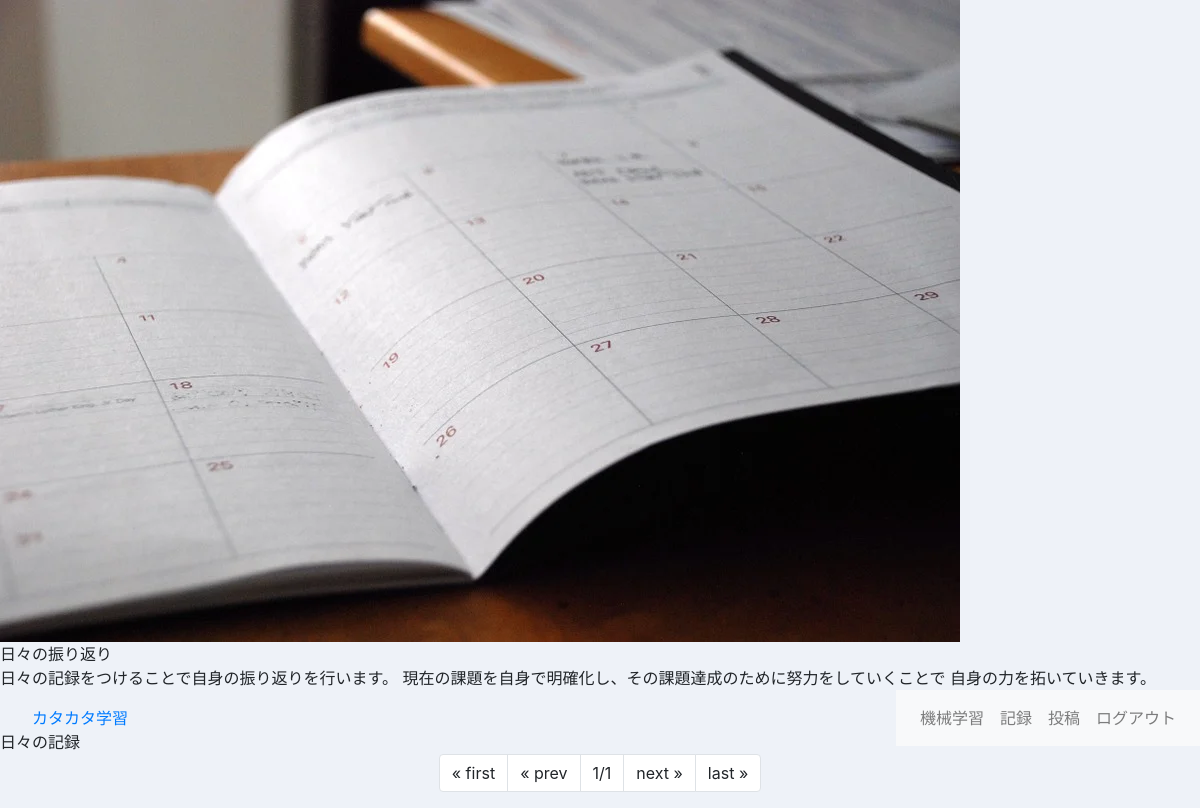
/kata_study/history (signed in), run on an earlier commit of the app's database.
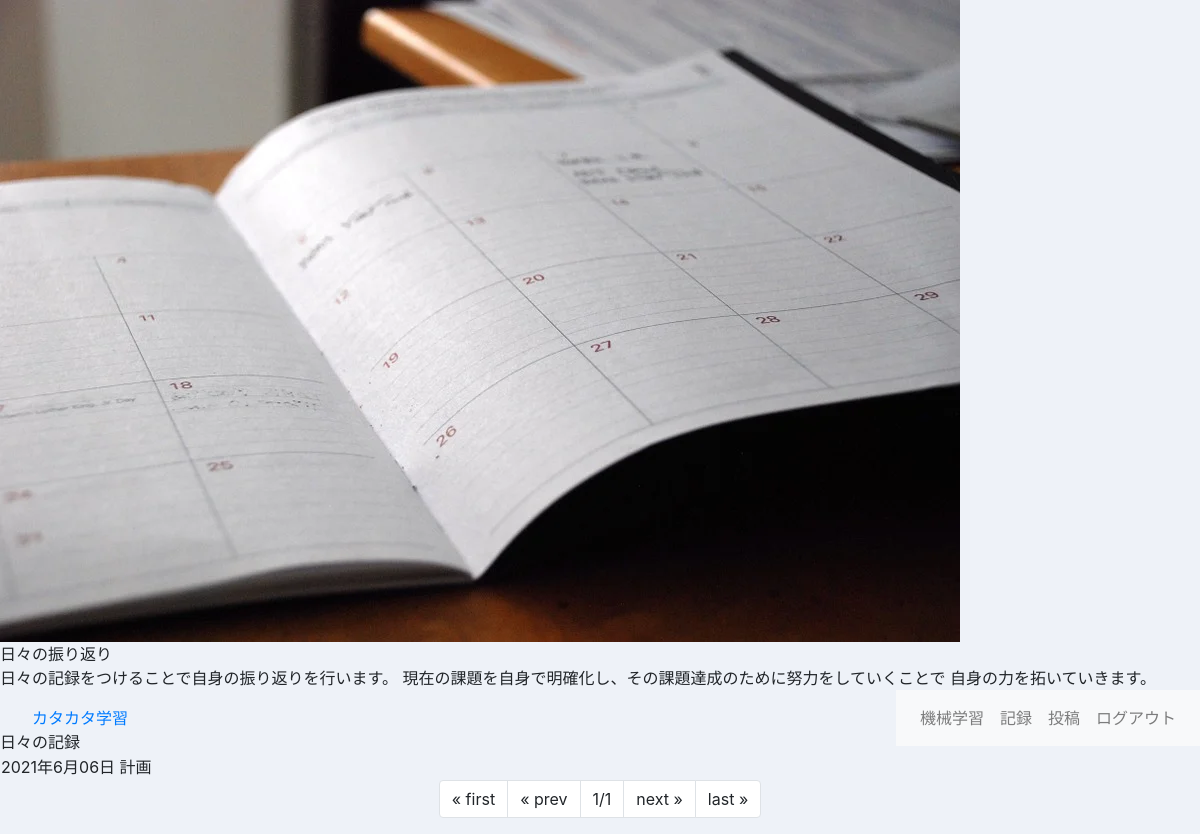
And on a later commit of the database.
### kata_study/models.py (models this page shows)
class Record(models.Model):
    owner = models.ForeignKey(User, on_delete=models.CASCADE)
    plan_text = models.TextField(max_length=1000)
    do_text = models.TextField(max_length=1000, blank=True, null=True)
    check_text = models.TextField(max_length=1000, blank=True, null=True)
    action_text = models.TextField(max_length=1000, blank=True, null=True)
    plan_date = models.DateField(blank=True, null=True)
    do_start = models.DateField(blank=True, null=True)
    do_end = models.DateField(blank=True, null=True)
    check_date = models.DateField(blank=True, null=True)
    action_date = models.DateField(blank=True, null=True)
    pub_date = models.DateTimeField(auto_now_add=True)
    class Meta:
        ordering = ('-plan_date',)

### kata_study/views.py (the view)
# urls.py: path('history', views.history, name='history'),
@login_required(login_url='/admin/login/')
def history(request, num=1):
    data = Record.objects.filter(owner=request.user)
    page = Paginator(data, 3)
    params = {
        'histories': page.get_page(num),
    }
    return render(request, 'kata_study/history.html', params)

### kata_study/templates/kata_study/history.html (shortened to what this page needs)
{% extends 'kata_study/layout.html' %}
{% load static %}
{% block image %}
<img src="{% static 'kata_study/diary.webp' %}" class="image_vw">
{% endblock %}
{% block catch %}
<div class="catch_copy_box">
    <div class="catch_copy">
        日々の振り返り
    </div>
    <div class="catch_copy_text">
        日々の記録をつけることで自身の振り返りを行います。
        現在の課題を自身で明確化し、その課題達成のために努力をしていくことで
        自身の力を拓いていきます。
    </div>
</div>
{% endblock %}
{% block content %}
    <div class="history_body">
        <div class="history_table_title">日々の記録</div>
        <table class="history_table">
        {% for history in histories %}
            <tr class="history_link" data-href="{% url 'record' history.id %}">
                <td>
                    {{history.plan_date |date:"Y年n月d日"}} 計画
                </td>
            </tr>
        {% endfor %}
        </table>
    </div>
{% endblock %}
{% block paginator %}
    <ul class="pagination justify-content-center">
        {% if histories.has_previous %}
        <li class="page-item">
            <a class="page-link" href="{% url 'history' %}">
                &laquo; first
            </a>
        </li>
        <li class="page-item">
            <a class="page-link" href="{% url 'history' %}/{{histories.previous_page_number}}">
                &laquo; prev
            </a>
        </li>
        {% else %}
        <li class="page-item">
            <a class="page-link">
                &laquo; first
            </a>
        </li>
        <li class="page-item">
            <a class="page-link">
                &laquo; prev
            </a>
        </li>
        {% endif %}
        <li class="page-item">
            <a class="page-link">
                {{histories.number}}/{{histories.paginator.num_pages}}
            </a>
        </li>
        {% if histories.has_next %}
        <li class="page-item">
            <a class="page-link" href="{% url 'history' %}/{{histories.next_page_number }}">
                next &raquo;
            </a>
        </li>
        <li class="page-item">
            <a class="page-link" href="{% url 'history' %}/{{histories.paginator.num_pages}}">
                last &raquo;
            </a>
        </li>
        {% else %}
        <li class="page-item">
            <a class="page-link">
                next &raquo;
            </a>
        </li>
        <li class="page-item">
            <a class="page-link">
                last &raquo;
            </a>
        </li>
        {% endif %}
    </ul>
{% endblock %}

What changed in the data, as far as the page shows it:
added Record: plan_date "2021年6月06日"
